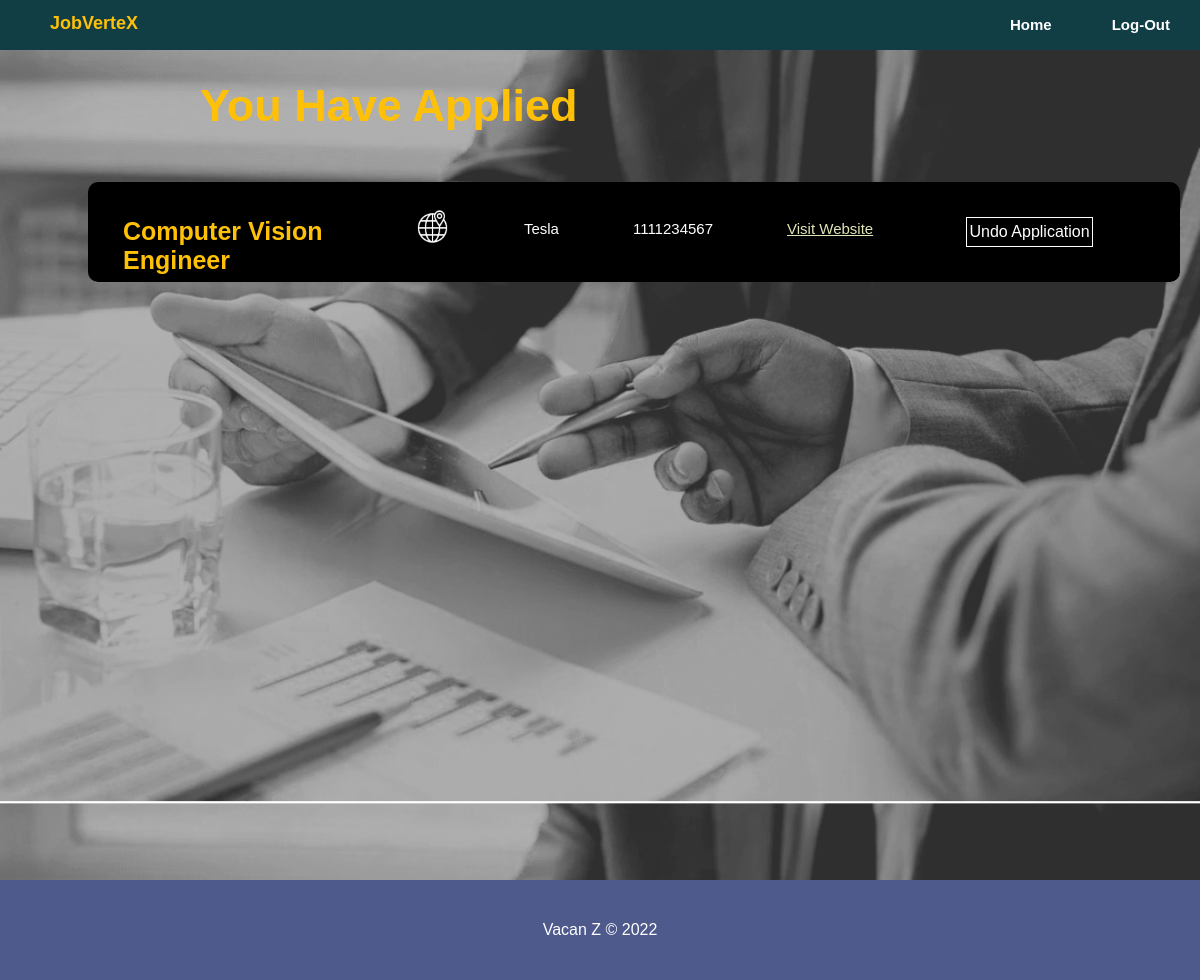
Screenshot of /applicant/pending.php?show=pending (signed in) with the database file from the repository.
### tables this page shows
CREATE TABLE `vacancy` (
  `vacancyId` int(11) NOT NULL,
  `username` varchar(255) DEFAULT NULL,
  `name` varchar(255) DEFAULT NULL,
  `details` varchar(255) DEFAULT NULL,
  `minqualification` varchar(255) DEFAULT NULL
);

CREATE TABLE `employer` (
  `username` varchar(255) NOT NULL,
  `website` varchar(255) DEFAULT NULL,
  `companyname` varchar(255) DEFAULT NULL
);

CREATE TABLE `user` (
  `username` varchar(255) NOT NULL,
  `password` varchar(255) DEFAULT NULL,
  `view` varchar(255) DEFAULT NULL,
  `name` varchar(255) DEFAULT NULL,
  `email` varchar(255) DEFAULT NULL,
  `telephone` varchar(255) DEFAULT NULL
);

### applicant/db.php (called while the page is built, shortened)
<?php
    include("../php/db_conn.php");
    $username = $_SESSION['uName'];
    if($_GET['show']=='pending'){
        $sql = "select v.vacancyId, v.name, e.companyname, e.website, u.telephone from vacancy v, employer e, user u where u.username = e.username and v.username = e.username and v.vacancyId in(select vacancyId from applies where username = \"$username\");";
        $result = mysqli_query($conn, $sql) or die($conn->error);
    }
?>

### applicant/pending.php (the view, shortened to what this page needs)
<!DOCTYPE html>
<html>
<head>
  <link rel="stylesheet" href="../css/applicant.css">
  <link rel="stylesheet" href="../css/navbar.css">
  <link rel="stylesheet" href="../css/footer.css">
</head>
<body>
  <header>
    <nav>
      <ul>
      <a href="./home.php"><li class="name">JobVerteX</li></a>
        <li><a href="../logout.php">Log-Out</a></li>
        <li><a href="./home.php">Home</a></li>
      </ul>
    </nav>
  </header>
  <main>
  <h1>You Have Applied</h1>
  <div class="flex-container">
    <?php
    include('./db.php');
    while ($row = $result->fetch_assoc()) {
    ?>
      <div>
        <div class="row">
          <div class="column1">
            <h3><?php echo $row['name']; ?></h3>
          </div>
          <div class="column2">
            <table>
              <tr>
                <td><img src="../images/applicant1.png" width="35px" height="35px"></td>
                <td>
                  <p><?php echo $row['companyname']; ?></p>
                </td>
                <td>
                  <p><?php echo $row['telephone']; ?></p>
                </td>
                <td>
                <p><a target="_blank" href="<?php echo $row['website']; ?>">Visit Website</a></p>
                </td>
              </tr>
            </table>
          </div>
          <div class="column3">
            <div class="button">
            <a href="?tickoff=<?php echo $row['vacancyId'] ?>"><span></span>Undo Application</a>
          </div>
          </div>
        </div>
      </div>
    <?php } ?>
  </div>
  </main>
  <?php include('../footer.php') ?>
</body>
</html>

### css/applicant.css (style rules this page uses)
main { height: 100%; }
.column1 { float: left; width: 26%; padding: 10px 10px; height: 100%; }
.column2 { float: left; width: 48%; padding: 20px 20px; height: 100%; }
.column3 { float: left; width: 10%; padding: 10px 10px; height: 100%; }
.row:after { content: ""; display: table; clear: both; }
body { background-image: url('../images/applicant1.jpeg'); background-size: cover; font-family: 'Trebuchet MS', 'Lucida Sans Unicode', 'Lucida Grande', 'Lucida Sans', Arial, sans-serif; margin: 0; height: 800px; }
h3 { font-size: 25px; color:#ffc107; margin-left: 25px; }
p { font-size: 15px; color: #ffffff; margin-left: 70px; }
h1 { font-size: 45px; color:#ffc107; margin-left: 200px; margin-top: 10px; }
.flex-container { display: flex; flex-wrap: wrap; padding: 10px; margin-left: 68px; margin-bottom: 20rem; }
.flex-container>div { background-color: #000000; width: 100%; margin: 10px; height: 100px; border-radius: 10px; }
.button a { width: 125px; text-decoration: none; display: inline-block; padding: 5px 0; margin-top: 25px; color: #ffffff; border: 0.5px solid #ffffff; text-align: center; font-size: 16px; position: relative; z-index: 1; transition: color 0.5s; }
a { color:#e2e5b6; }

### css/navbar.css (style rules this page uses)
nav { height: 50px; width: 100%; margin-top: 0; margin-bottom: 30px; position: relative; }
nav ul { height: 100%; list-style: none; margin: 0; background-color:#113e45; }
nav ul li { margin: 0; float: right; height: 142%; }
nav li a { display: block; text-decoration: none; color: #fff; padding: 16px 30px; margin: unset; text-align: bottom; font-size: 15px; font-weight:600 }
.name { font-family: 'Gill Sans', 'Gill Sans MT', Calibri, 'Trebuchet MS', sans-serif; font-size: large; font-weight: bold; padding: 13px 10px; float: left; color: #ffc107; }

### applicant/pending.php (style rules this page uses)
main { height:100%; }

### rows the page displays
vacancy: name "Computer Vision Engineer", username.companyname "Tesla", user.telephone "1111234567"
